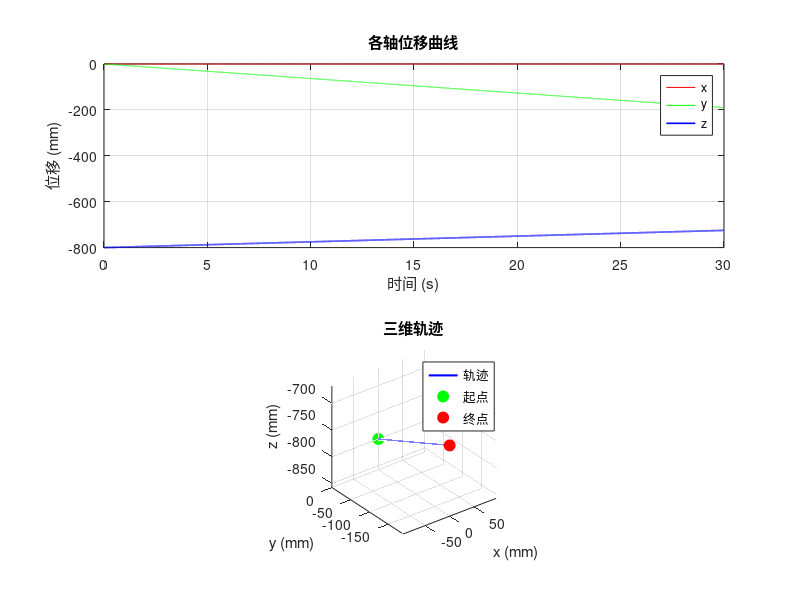

Here is the MATLAB script that generated this plot:
%% generate_trajectory_linear.m
% 生成五自由度并联机器人直线轨迹二进制文件
% 轨迹：从 (0, 0, -800) 直线运动到 (0, -190, -725)
% phi=0, theta=0
% 单位：x,y,z 输出为微米(μm)；phi,theta 输出为度(°)
% 数据格式：小端序单精度浮点，每组 7 个 float [cmd, x, y, z, phi, theta, ticks]

clc; clear; close all;

%% 参数设置
start_pos = [0, 0, -800];    % 起点 (mm)
end_pos   = [0, -190, -725];    % 终点 (mm)
phi       = 0;                  % 绕 Z 轴转角 (°)
theta     = 0;                  % 绕 Y 轴转角 (°)

dt        = 1e-3;               % 指令周期 (s)
T_total   = 30;                 % 总时长 (s)

filename  = 'trajectory_linear_30s.dat'; % 输出文件名

%% 生成时间序列与插值点
N = round(T_total / dt) + 1;    % 总点数（含起点）
t = linspace(0, T_total, N);    % 时间向量

% 对各轴做线性插值 (mm -> μm)
x_vec = linspace(start_pos(1), end_pos(1), N) * 1e3;  % μm
y_vec = linspace(start_pos(2), end_pos(2), N) * 1e3;  % μm
z_vec = linspace(start_pos(3), end_pos(3), N) * 1e3;  % μm

phi_vec   = ones(1, N) * phi;
theta_vec = ones(1, N) * theta;

% cmd: 第一帧设为 2.0，其余设为 10.0（与原始 01.dat 格式保持一致）
cmd_vec = [2.0, ones(1, N-1) * 10.0];

% ticks: 全部设为 50.0（与原始 01.dat 格式保持一致）
ticks_vec = ones(1, N) * 50.0;

%% 组装数据矩阵 (7 x N)
data = [cmd_vec;
        x_vec;
        y_vec;
        z_vec;
        phi_vec;
        theta_vec;
        ticks_vec];

%% 写入二进制文件（小端序单精度浮点）
fid = fopen(filename, 'wb');
if fid == -1
    error('无法创建文件: %s', filename);
end

fwrite(fid, data, 'single', 'l');  % 'single'=float32, 'l'=little-endian
fclose(fid);

fprintf('轨迹文件已生成: %s\n', filename);
fprintf('总点数: %d, 每组 %d bytes, 文件大小: %.2f KB\n', ...
    N, 7*4, N*7*4/1024);
fprintf('起点: x=%.1f, y=%.1f, z=%.1f (μm)\n', x_vec(1), y_vec(1), z_vec(1));
fprintf('终点: x=%.1f, y=%.1f, z=%.1f (μm)\n', x_vec(end), y_vec(end), z_vec(end));

%% 可视化轨迹
figure('Name', '直线轨迹曲线', 'NumberTitle', 'off');
subplot(2,1,1);
plot(t, x_vec/1e3, 'r', t, y_vec/1e3, 'g', t, z_vec/1e3, 'b', 'LineWidth', 1.2);
xlabel('时间 (s)'); ylabel('位移 (mm)');
legend('x','y','z'); grid on;
title('各轴位移曲线');

subplot(2,1,2);
plot3(x_vec/1e3, y_vec/1e3, z_vec/1e3, 'b-', 'LineWidth', 1.5);
hold on;
plot3(start_pos(1), start_pos(2), start_pos(3), 'go', 'MarkerSize', 8, 'MarkerFaceColor', 'g');
plot3(end_pos(1), end_pos(2), end_pos(3), 'ro', 'MarkerSize', 8, 'MarkerFaceColor', 'r');
xlabel('x (mm)'); ylabel('y (mm)'); zlabel('z (mm)');
legend('轨迹','起点','终点'); grid on; axis equal;
title('三维轨迹');
